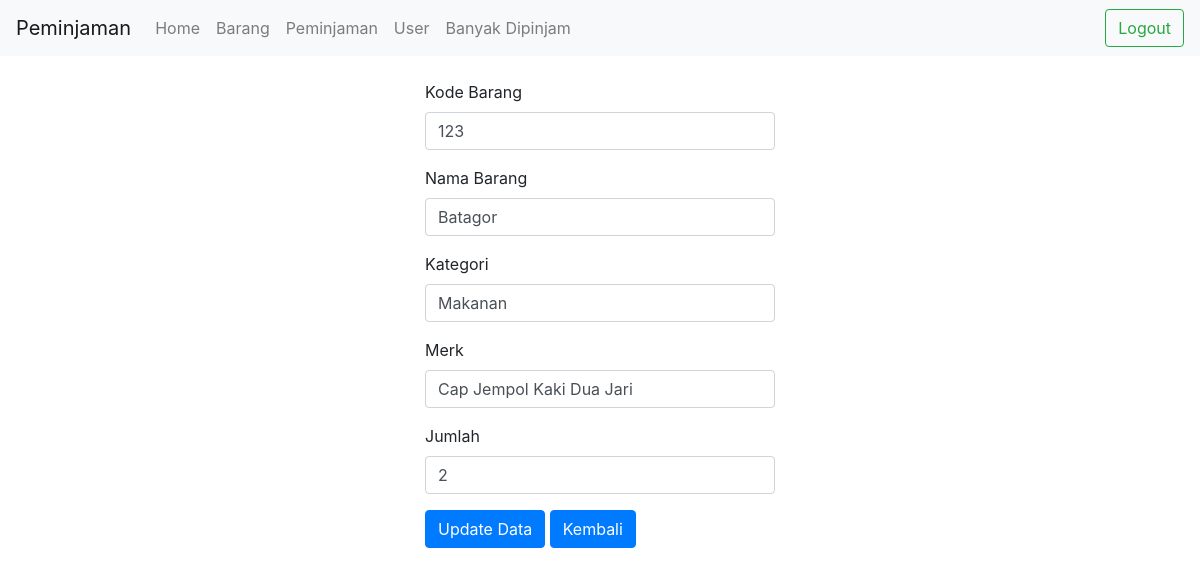
/edit.php?id=17 (signed in), run on an earlier commit of the app's database.
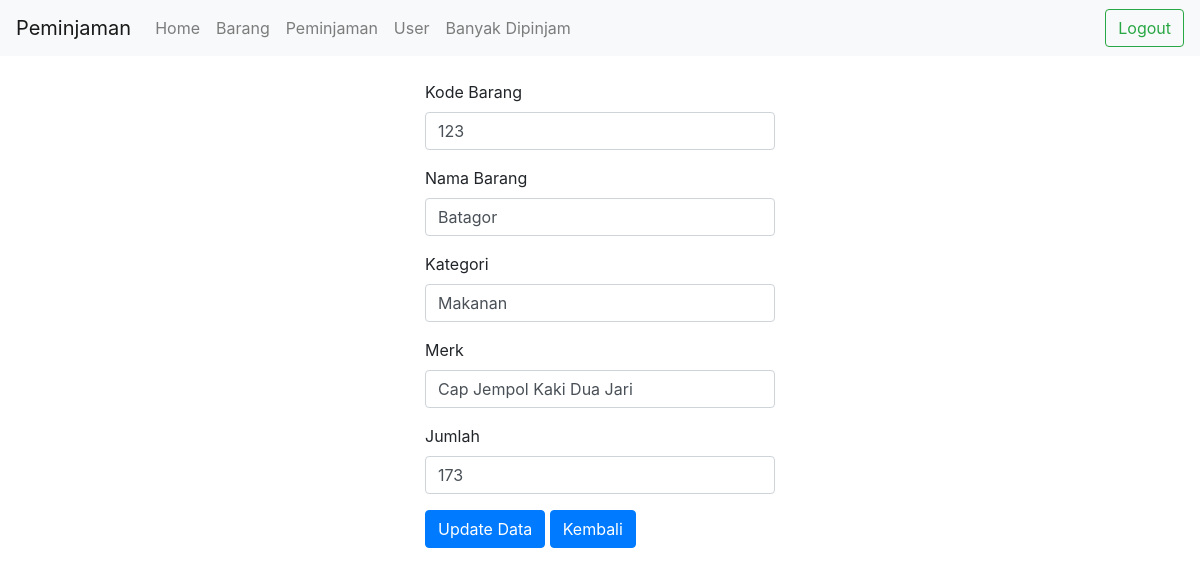
And on a later commit of the database.
### tables this page shows
CREATE TABLE `barang` (
  `id` int(11) NOT NULL,
  `kode_brg` varchar(25) NOT NULL,
  `nama_brg` varchar(30) NOT NULL,
  `kategori` varchar(25) NOT NULL,
  `merk` varchar(25) NOT NULL,
  `jumlah` int(11) NOT NULL
);

### database.php (called while the page is built, shortened)
<?php
$host = "localhost";
$user = "root";
$pass = "";
$dbname = "sts";
$koneksi = mysqli_connect($host, $user, $pass, $dbname) or die("Gagal terhubung dengan database " . mysqli_error($koneksi));
function editdatabarang($tablename, $id)
{
    global $koneksi;
    $query = "SELECT * from $tablename where id = $id";
    $hasil = $koneksi->query($query);
    if ($hasil->num_rows > 0) {
        return $hasil->fetch_assoc();
    } else {
        return null;
    }
}
?>

### edit.php (the view, shortened to what this page needs)
<?php
require_once('database.php');
if (isset($_GET['id'])) {
    $id = $_GET['id'];
    $barang = editdatabarang('barang', $id);
    if ($barang) {
        ?>
        <!doctype html>
        <html lang="en">
        <head>
            <link rel="stylesheet" href="https://cdn.jsdelivr.net/npm/bootstrap@4.6.2/dist/css/bootstrap.min.css"
>
        </head>
        <body>
            <?php
            if ($_SESSION['status'] <> "login") {
                header("location:login.php?msg=belum_login");
            } else {
                require('navbar.php');
            }
            ?>
            <div class="container">
                <div class="row">
                    <div class="col-md-4">
                    </div>
                    <div class="col-md-4">
                        <form action="update_barang.php" method="post">
                            <div class="form-group">
                                <label for="kode">Kode Barang</label>
                                <input class="form-control" id="kode" name="kode_brg"
                                    value="<?php echo $barang['kode_brg']; ?>">
                            </div>
                            <div class="form-group">
                                <label for="mnama">Nama Barang</label>
                                <input class="form-control" id="mnama" name="nama_brg"
                                    value="<?php echo $barang['nama_brg']; ?>">
                            </div>
                            <div class="form-group">
                                <label for="kategori">Kategori</label>
                                <input class="form-control" id="kategori" name="kategori"
                                    value="<?php echo $barang['kategori']; ?>">
                            </div>
                            <div class="form-group">
                                <label for="merk">Merk</label>
                                <input class="form-control" id="merk" name="merk" value="<?php echo $barang['merk']; ?>">
                            </div>
                            <div class="form-group">
                                <label for="jumlah">Jumlah</label>
                                <input type="number" class="form-control" id="jumlah" name="jumlah"
                                    value="<?php echo $barang['jumlah']; ?>">
                            </div>
                            <button type="button" class="btn btn-primary" data-toggle="modal" data-target="#exampleModal">
                                Update Data
                            </button>
                             <a type="button" class="btn btn-primary" href="barang.php" name="kembali"
                                value="kembali">Kembali</a>
                        </form>
                    </div>
                </div>
            </div>
        </body>
        </html>
        <?php
    } else {
        echo "Barang tidak ditemukan.";
    }
} else {
    echo "ID Barang tidak diberikan.";
}
?>

What changed in the data, as far as the page shows it:
changed barang "Batagor": jumlah "2" → "173"
